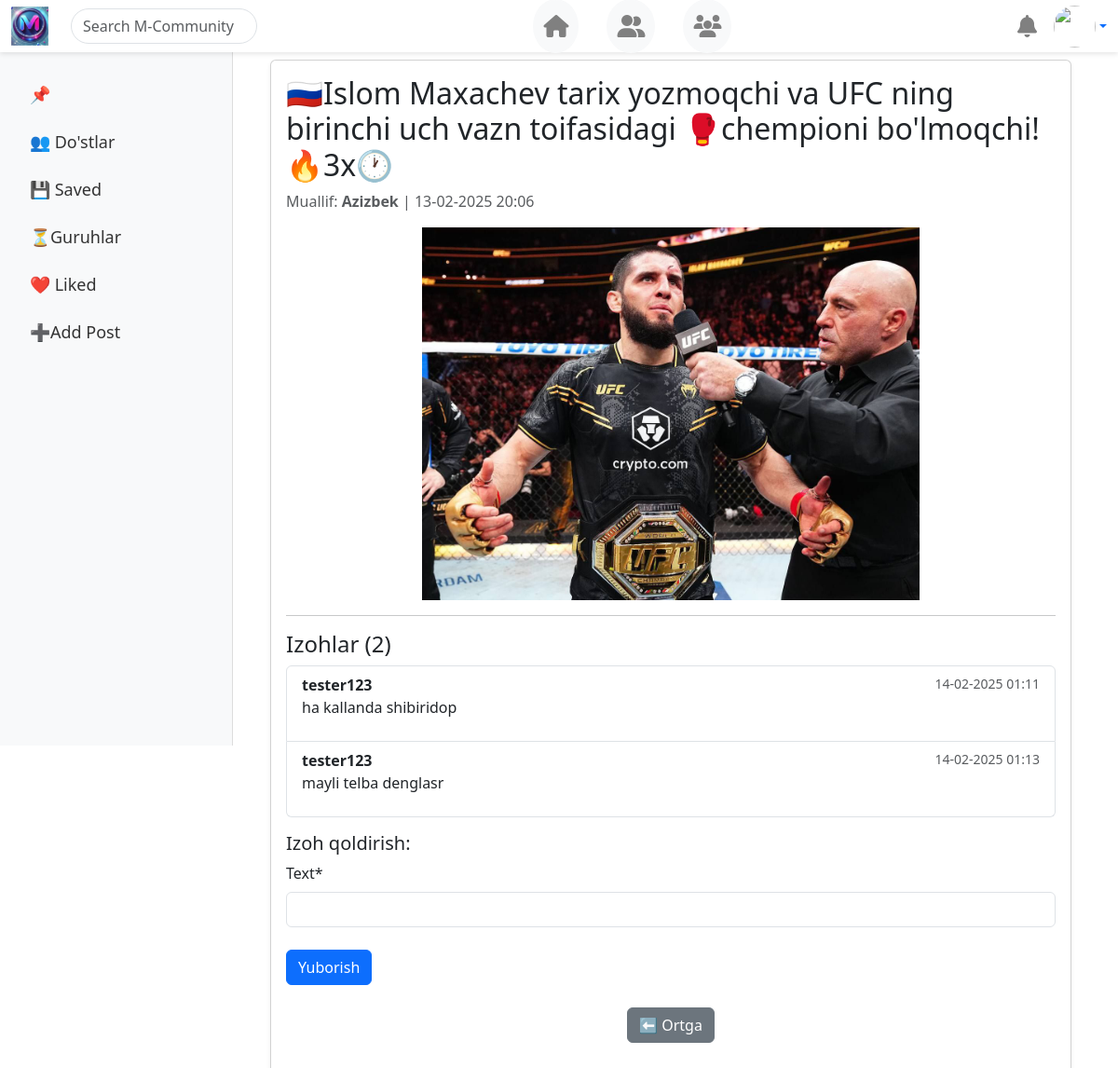
Screenshot of /posts/post/4/ with the database file from the repository.
### posts/models.py (models this page shows, shortened)
class Post(models.Model):
    user = models.ForeignKey(CustomUser,on_delete=models.CASCADE)
    title = models.CharField(max_length=300,blank=True)
    image = models.ImageField(upload_to='post_files/',blank=True,null=True)
    video = models.FileField(upload_to='post_files/',blank=True,null=True)
    created_at = models.DateTimeField(auto_now_add=True)

class Comment(models.Model):
    user = models.ForeignKey(CustomUser,on_delete=models.CASCADE)
    post = models.ForeignKey(Post,on_delete=models.CASCADE,related_name='comments')
    text = models.CharField(max_length=600)
    created_at = models.DateTimeField(auto_now_add=True)

### accounts/models.py (models this page shows, shortened)
class CustomUser(AbstractUser):
    age = models.PositiveIntegerField(blank=True,null=True)
    image = models.ImageField(upload_to='account_images/',default='images/images.jpg')

### posts/views.py (the view)
# urls.py: path('post/<int:post_id>/',views.post_detail,name='post_detail'),
def post_detail(request,post_id):
    post = get_object_or_404(Post,id=post_id)
    comments = post.comments.all()
    if request.method == 'POST':
        form = CommentForm(request.POST)
        if form.is_valid():
            comment = form.save(commit=False)
            comment.post = post
            comment.user = request.user
            comment.save()
            return redirect('post_detail',post_id=post.id)
    else:
        form = CommentForm()
    context = {
        'comments':comments,
        'form':form,
        'post':post
    }
    return render(request,'post_detail.html',context)

### posts/forms.py
class CommentForm(forms.ModelForm):
    class Meta:
        model = Comment
        fields = ['text']

### templates/post_detail.html (shortened to what this page needs)
{% extends 'base.html' %}
{% load crispy_forms_tags %}
{% block content %}
<div class="card shadow-sm mt-4">
    <div class="card-body">
        <div class="d-flex justify-content-between align-items-center">
            <h2 class="card-title">{{ post.title }}</h2>
        </div>
        <p class="text-muted">Muallif: <strong>{{ post.user.username }}</strong> | {{ post.created_at|date:"d-m-Y H:i" }}</p>
        {% if post.image %}
            <img src="{{ post.image.url }}" class="img-fluid media-container" alt="Post image">
        {% elif post.video %}
            <video controls class="media-container">
                <source src="{{ post.video.url }}" type="video/mp4">
                Brauzeringiz videoni qo‘llab-quvvatlamaydi.
            </video>
        {% endif %}
        <hr>
        <h4>Izohlar ({{ comments.count }})</h4>
        <ul class="list-group mb-3">
            {% for comment in comments %}
                <li class="list-group-item">
                    <div class="d-flex justify-content-between">
                        <strong>{{ comment.user.username }}</strong>
                        <small class="text-muted">{{ comment.created_at|date:"d-m-Y H:i" }}</small>
                    </div>
                    <p>{{ comment.text }}</p>
                </li>
            {% empty %}
                <li class="list-group-item text-muted">Hozircha izohlar yo‘q.</li>
            {% endfor %}
        </ul>
        <h5>Izoh qoldirish:</h5>
        <form method="POST">
            {{ form|crispy }}
            <button type="submit" class="btn btn-primary mt-2">Yuborish</button>
        </form>
        <div class="text-center mt-4 mb-4">
            <a href="{% url 'home' %}" class="btn btn-secondary">⬅️ Ortga</a>
        </div>
    </div>
</div>
{% endblock %}

### templates/post_detail.html (style rules this page uses)
.media-container { width: 100%; max-height: 400px; object-fit: contain; border-radius: 10px; display: block; margin: 0 auto; }

### rows the page displays
Post: title "🇷🇺Islom Maxachev tarix yozmoqchi va UFC ning birinchi uch vazn toifasidagi 🥊chempioni bo'lmoqchi!🔥3x🕐", user.username "Azizbek", created_at "13-02-2025 20:06", image (picture), count "2"
Comment: user.username "tester123", created_at "14-02-2025 01:11", text "ha kallanda shibiridop"
Comment: user.username "tester123", created_at "14-02-2025 01:13", text "mayli telba denglasr"
